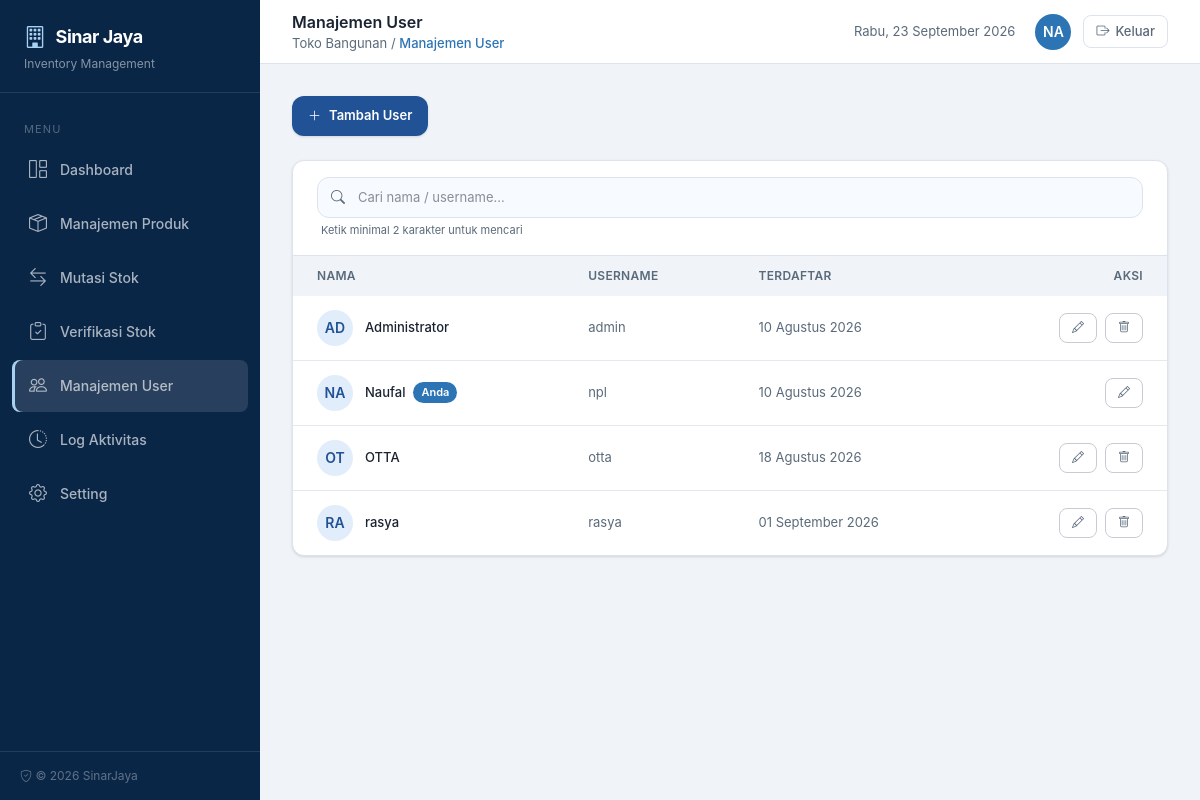
/manajemen-user (signed in), run on the app's committed database.
### tables this page shows
CREATE TABLE "users" ("id" integer primary key autoincrement not null, "username" varchar not null, "nama" varchar not null, "password" varchar not null, "remember_token" varchar, "created_at" datetime, "updated_at" datetime, "deleted_at" datetime);

### pages/manajemen-user.php (the view, shortened to what the rows shown need)
<?php
$headerTitle = 'Manajemen User';
function format_tanggal_user($dateStr) {
    $months = [1=>'Januari',2=>'Februari',3=>'Maret',4=>'April',5=>'Mei',6=>'Juni',7=>'Juli',8=>'Agustus',9=>'September',10=>'Oktober',11=>'November',12=>'Desember'];
    $dt = new DateTime($dateStr);
    return $dt->format('d') . ' ' . $months[(int)$dt->format('m')] . ' ' . $dt->format('Y');
}
$search = trim($_GET['search'] ?? '');
$where = 'deleted_at IS NULL';
$params = [];
$countSql = "SELECT COUNT(*) FROM users WHERE {$where}";
$countStmt = db()->prepare($countSql);
$countStmt->execute($params);
$total = (int)$countStmt->fetchColumn();
$page = max(1, (int)($_GET['page'] ?? 1));
$perPage = 15;
$totalPages = max(1, (int)ceil($total / $perPage));
$page = min($page, $totalPages);
$offset = ($page - 1) * $perPage;
$sql = "SELECT * FROM users WHERE {$where} ORDER BY nama ASC LIMIT {$perPage} OFFSET {$offset}";
$stmt = db()->prepare($sql);
$stmt->execute($params);
$rows = $stmt->fetchAll(PDO::FETCH_ASSOC);
?>
<div class="space-y-6">
    <div class="bg-white rounded-xl shadow-sm border border-[#dce3ed] overflow-hidden">
        <div class="overflow-x-auto">
            <table class="w-full text-[13px]">
                <thead>
                    <tr class="text-left bg-[#f0f4f8] text-[#5a6a7a] text-xs uppercase tracking-wide">
                        <th class="px-6 py-3 font-semibold">Nama</th>
                        <th class="px-6 py-3 font-semibold">Username</th>
                        <th class="px-6 py-3 font-semibold">Terdaftar</th>
                        <th class="px-6 py-3 font-semibold text-right">Aksi</th>
                    </tr>
                </thead>
                <tbody class="divide-y divide-[#e4e9f0]">
                    <?php if (empty($rows)): ?>
                        <tr>
                            <td colspan="4" class="px-6 py-12 text-center text-[#5a6a7a]">
                                <i class="bi bi-people text-4xl block mb-2 text-[#c3cbd5]"></i>
                                <?php if ($search !== ''): ?>
                                    Tidak ada data yang cocok dengan pencarian "<strong><?= e($search) ?></strong>".
                                <?php else: ?>
                                    Belum ada user.
                                <?php endif; ?>
                            </td>
                        </tr>
                    <?php else: ?>
                        <?php foreach ($rows as $row): ?>
                            <tr class="hover:bg-[#f7faff]">
                                <td class="px-6 py-3.5">
                                    <div class="flex items-center gap-3">
                                        <div class="w-9 h-9 rounded-full bg-[#e1edfa] text-[#205295] flex items-center justify-center font-semibold text-sm">
                                            <?= e(avatar_initials($row['nama'])) ?>
                                        </div>
                                        <div class="flex items-center gap-2">
                                            <span class="font-medium"><?= e($row['nama']) ?></span>
                                            <?php if ((int)$row['id'] === auth_id()): ?>
                                                <span class="px-2 py-0.5 rounded-full bg-[#2c74b3] text-white text-[11px] font-semibold">Anda</span>
                                            <?php endif; ?>
                                        </div>
                                    </div>
                                </td>
                                <td class="px-6 py-3.5 text-[#5a6a7a]"><?= e($row['username']) ?></td>
                                <td class="px-6 py-3.5 text-[#5a6a7a]"><?= $row['created_at'] ? e(format_tanggal_user($row['created_at'])) : '-' ?></td>
                                <td class="px-6 py-3.5 text-right">
                                    <div class="inline-flex items-center gap-2">
                                        <a href="/manajemen-user?modal=1&edit_id=<?= $row['id'] ?>"
                                           class="px-3 py-1.5 rounded-lg border border-[#c9cbd3] text-[#5a6a7a] hover:text-[#2c74b3] hover:border-[#2c74b3] text-xs transition">
                                            <i class="bi bi-pencil"></i>
                                        </a>
                                        <?php if ((int)$row['id'] !== auth_id()): ?>
                                            <button type="button"
                                                    onclick="hapusUser(<?= $row['id'] ?>, '<?= e($row['username']) ?>')"
                                                    class="px-3 py-1.5 rounded-lg border border-[#c9cbd3] text-[#5a6a7a] hover:text-[#c0392b] hover:border-[#c0392b] text-xs transition cursor-pointer">
                                                <i class="bi bi-trash"></i>
                                            </button>
                                        <?php endif; ?>
                                    </div>
                                </td>
                            </tr>
                        <?php endforeach; ?>
                    <?php endif; ?>
                </tbody>
            </table>
        </div>
    </div>
</div>
<?php
$content = ob_get_clean();
require __DIR__ . '/../templates/app.php';

### templates/app.php (shortened to what the rows shown need)
<?php
$headerTitle = $headerTitle ?? 'Inventaris';
$user = auth_user();
$initials = $user ? avatar_initials($user['nama']) : 'A';
?>
<!DOCTYPE html>
<html lang="id">
<head>
    <link href="/vendor/twbs/bootstrap-icons/font/bootstrap-icons.css" rel="stylesheet">
    <link href="/public/css/tailwind.css" rel="stylesheet">
</head>
<body class="min-h-screen bg-[#f0f4f8] text-[#1a2332] font-sans antialiased" onsubmit="window.flushRupiah && window.flushRupiah()">
    <aside id="sidebar"
        class="fixed top-0 left-0 h-screen w-[260px] bg-[#0a2647] text-white flex flex-col -translate-x-full lg:translate-x-0 transition-transform duration-200 z-50"
        aria-label="Sidebar">
        <div class="px-6 py-5 border-b border-white/10">
            <h1 class="text-lg font-bold flex items-center gap-2.5 tracking-tight">
                <i class="bi bi-building text-[#a8d0f0] text-[22px]"></i> Sinar Jaya
            </h1>
        </div>
    </aside>
    <div class="lg:ml-[260px] flex flex-col min-h-screen">
        <header
            class="sticky top-0 z-30 h-16 bg-white border-b border-[#dce3ed] flex items-center justify-between px-6 lg:px-8">
            <div class="flex items-center gap-4">
                <div>
                    <h2 class="text-base font-semibold"><?= e($headerTitle) ?></h2>
                </div>
            </div>
            <div class="flex items-center gap-5">
                <div class="flex items-center gap-3">
                    <?php if ($user): ?>
                        <div class="w-9 h-9 rounded-full bg-[#2c74b3] text-white flex items-center justify-center font-semibold text-sm cursor-pointer" title="<?= e($user['nama']) ?>">
                            <?= e($initials) ?>
                        </div>
                        <a href="/logout"
                            class="inline-flex items-center gap-1.5 px-3 py-1.5 rounded-lg border border-[#dce3ed] text-[13px] font-medium text-[#5a6a7a] hover:bg-[#f0f4f8] hover:text-[#c0392b] transition">
                            <i class="bi bi-box-arrow-right"></i> Keluar
                        </a>
                    <?php endif; ?>
                </div>
            </div>
        </header>
        <main class="flex-1 p-6 lg:p-8">
            <?= $content ?>
        </main>
    </div>
</body>
</html>

### data on the page
users: nama "NA", nama "Naufal", shows "Anda", username "npl", created_at "10 Agustus 2026"
users: nama "AD", nama "Administrator", username "admin", created_at "10 Agustus 2026"
users: nama "OT", nama "OTTA", username "otta", created_at "18 Agustus 2026"
users: nama "RA", nama "rasya", username "rasya", created_at "01 September 2026"

### other printed values
$headerTitle "Manajemen User"
$breadcrumb "Manajemen User"
